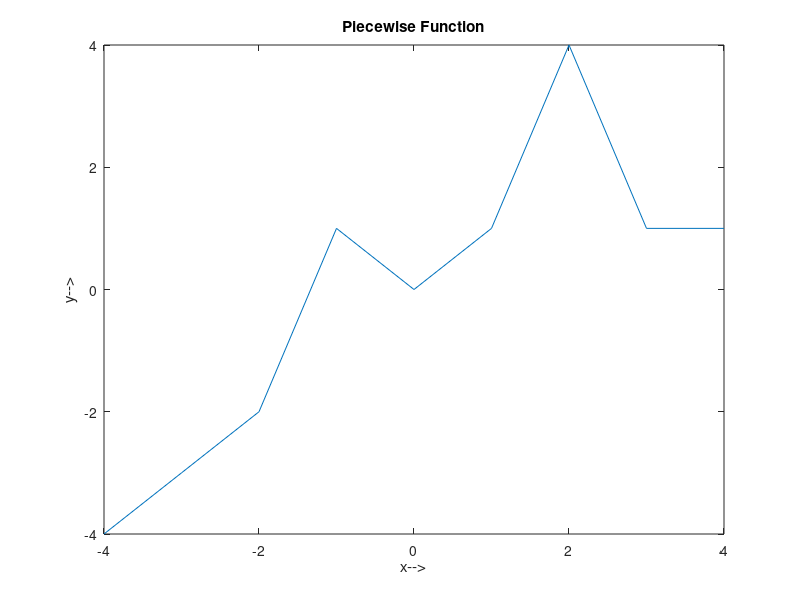

Here is the MATLAB script that generated this plot:
%% Author: Najam Khalil
% Computer Engineer
% Email: najamkhalil123@gmail.com

clc;clear all;close all;
x=-4:1:4;
y=zeros(size(x));
for i=1:length(x)
   if(x(i)<-1)
       y(i)=x(i);
   elseif(x(i)>=-1 && x(i)<=2)
       y(i)=x(i).^2;
   elseif(x(i)>2)
       y(i)=1;
   end
end
plot(x,y);
title('Piecewise Function');
xlabel('x-->');
ylabel('y-->');
